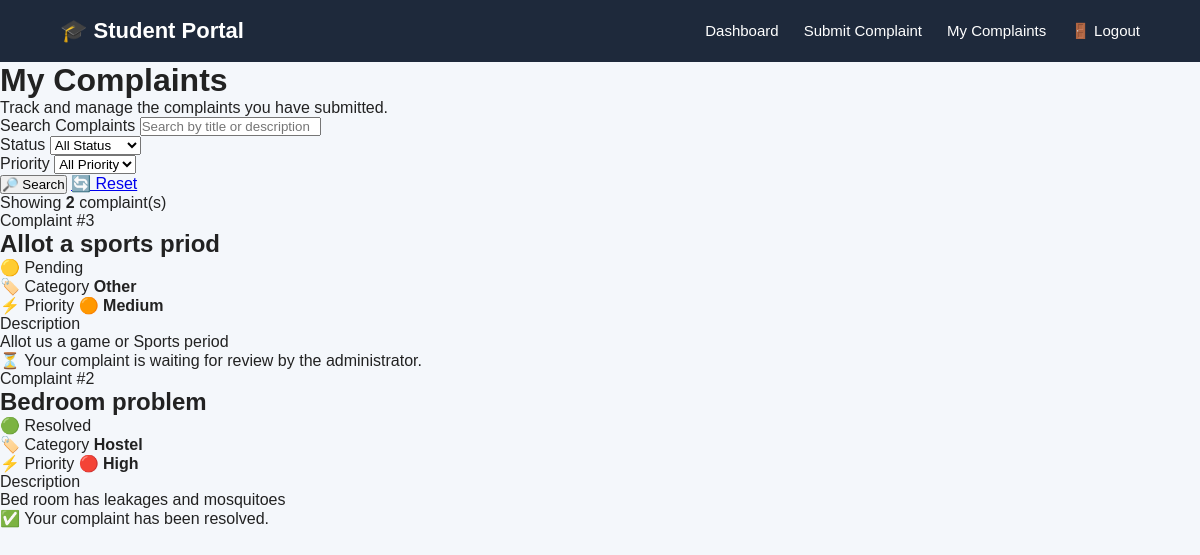
/my-complaints (signed in), run on the app's committed database.
### tables this page shows
CREATE TABLE complaints (
            id INTEGER PRIMARY KEY AUTOINCREMENT,
            user_id INTEGER NOT NULL,
            title TEXT NOT NULL,
            category TEXT NOT NULL,
            priority TEXT NOT NULL,
            description TEXT NOT NULL,
            status TEXT DEFAULT 'Pending',
            created_at TIMESTAMP DEFAULT CURRENT_TIMESTAMP,
            FOREIGN KEY (user_id) REFERENCES users(id)
        );

### app.py (the view, shortened to what this page needs)
@app.route("/my-complaints")
def my_complaints():
    if "user_id" not in session:
        return redirect("/login")
    search = request.args.get("search", "").strip()
    status = request.args.get("status", "").strip()
    priority = request.args.get("priority", "").strip()
    connection = get_database_connection()
    query = """
        SELECT *
        FROM complaints
        WHERE user_id = ?
    """
    parameters = [session["user_id"]]
    if status:
        query += """
            AND status = ?
        """
        parameters.append(status)
    if priority:
        query += """
            AND priority = ?
        """
        parameters.append(priority)
    query += """
        ORDER BY id DESC
    """
    complaints = connection.execute(
        query,
        parameters
    ).fetchall()
    connection.close()
    return render_template(
        "my_complaints.html",
        complaints=complaints,
        search=search,
        status=status,
        priority=priority
    )

### app.py (called while the page is built)
def get_database_connection():
    connection = sqlite3.connect("database.db")
    connection.row_factory = sqlite3.Row
    return connection

@app.after_request
def add_no_cache(response):
    response.headers["Cache-Control"] = (
        "no-store, no-cache, must-revalidate, max-age=0"
    )
    response.headers["Pragma"] = "no-cache"
    response.headers["Expires"] = "0"
    return response

### templates/my_complaints.html (shortened to what this page needs)
<!DOCTYPE html>
<html lang="en">
<head>
    <link rel="stylesheet"
          href="{{ url_for('static', filename='style.css') }}">
</head>
<body>
    <nav class="navbar">
        <div class="logo">
            🎓 Student Portal
        </div>
        <div class="nav-links">
            <a href="/dashboard">
                Dashboard
            </a>
            <a href="/submit-complaint">
                Submit Complaint
            </a>
            <a href="/my-complaints"
               class="active">
                My Complaints
            </a>
            <a href="/logout"
               class="logout-btn">
                🚪 Logout
            </a>
        </div>
    </nav>
    <main class="dashboard-container">
        <div class="dashboard-header">
            <h1>
                My Complaints
            </h1>
            <p>
                Track and manage the complaints you have submitted.
            </p>
        </div>
        <div class="student-filter-card">
            <form method="GET"
                  action="/my-complaints"
                  class="student-filter-form">
                <div class="student-filter-group">
                    <label>
                        Search Complaints
                    </label>
                    <input
                        type="text"
                        name="search"
                        value="{{ search }}"
                        placeholder="Search by title or description"
                    >
                </div>
                <div class="student-filter-group">
                    <label>
                        Status
                    </label>
                    <select name="status">
                        <option value="">
                            All Status
                        </option>
                    </select>
                </div>
                <div class="student-filter-group">
                    <label>
                        Priority
                    </label>
                    <select name="priority">
                        <option value="">
                            All Priority
                        </option>
                    </select>
                </div>
                <div class="student-filter-buttons">
                    <button type="submit"
                            class="student-search-btn">
                        🔎 Search
                    </button>
                    <a href="/my-complaints"
                       class="student-reset-btn">
                        🔄 Reset
                    </a>
                </div>
            </form>
        </div>
        <div class="student-result-info">
            Showing
            <strong>
                {{ complaints|length }}
            </strong>
            complaint(s)
        </div>
        {% if complaints %}
            {% for complaint in complaints %}
            <div class="student-complaint-card">
                <div class="student-complaint-top">
                    <div>
                        <span class="student-complaint-number">
                            Complaint #{{ complaint['id'] }}
                        </span>
                        <h2>
                            {{ complaint['title'] }}
                        </h2>
                    </div>
                    {% if complaint['status'] == 'Pending' %}
                    <span class="student-status-badge student-pending">
                        🟡 Pending
                    </span>
                    {% elif complaint['status'] == 'In Progress' %}
                    <span class="student-status-badge student-progress">
                        🔵 In Progress
                    </span>
                    {% elif complaint['status'] == 'Resolved' %}
                    <span class="student-status-badge student-resolved">
                        🟢 Resolved
                    </span>
                    {% else %}
                    <span class="student-status-badge">
                        {{ complaint['status'] }}
                    </span>
                    {% endif %}
                </div>
                <div class="student-complaint-details">
                    <div class="student-detail">
                        <span class="detail-label">
                            🏷️ Category
                        </span>
                        <strong>
                            {{ complaint['category'] }}
                        </strong>
                    </div>
                    <div class="student-detail">
                        <span class="detail-label">
                            ⚡ Priority
                        </span>
                        {% if complaint['priority'] == 'High' %}
                        <strong class="priority-high">
                            🔴 High
                        </strong>
                        {% elif complaint['priority'] == 'Medium' %}
                        <strong class="priority-medium">
                            🟠 Medium
                        </strong>
                        {% else %}
                        <strong class="priority-low">
                            🟢 Low
                        </strong>
                        {% endif %}
                    </div>
                </div>
                <div class="student-description">
                    <span>
                        Description
                    </span>
                    <p>
                        {{ complaint['description'] }}
                    </p>
                </div>
                <div class="student-status-message">
                    {% if complaint['status'] == 'Pending' %}
                    <span>
                        ⏳ Your complaint is waiting for review by the administrator.
                    </span>
                    {% elif complaint['status'] == 'In Progress' %}
                    <span>
                        🔧 Your complaint is currently being handled by the administrator.
                    </span>
                    {% elif complaint['status'] == 'Resolved' %}
                    <span>
                        ✅ Your complaint has been resolved.
                    </span>
                    {% endif %}
                </div>
            </div>
            {% endfor %}
        {% endif %}
    </main>
</body>
</html>

### static/style.css (style rules this page uses)
* { margin: 0; padding: 0; box-sizing: border-box; }
body { font-family: Arial, sans-serif; background: #f4f7fb; color: #222; }
.navbar { background: #1e293b; color: white; padding: 18px 60px; display: flex; justify-content: space-between; align-items: center; }
.logo { font-size: 22px; font-weight: bold; }
.nav-links { display: flex; gap: 25px; }
.nav-links a { color: white; text-decoration: none; font-size: 15px; }

### data on the page
complaints: id "3", title "Allot a sports priod", status "🟡 Pending", category "Other", priority "🟠 Medium", description "Allot us a game or Sports period", shows "⏳ Your complaint is waiting for review by the administrator."
complaints: id "2", title "Bedroom problem", status "🟢 Resolved", category "Hostel", priority "🔴 High", description "Bed room has leakages and mosquitoes"

### other printed values
{{ complaints|length }} "2"
